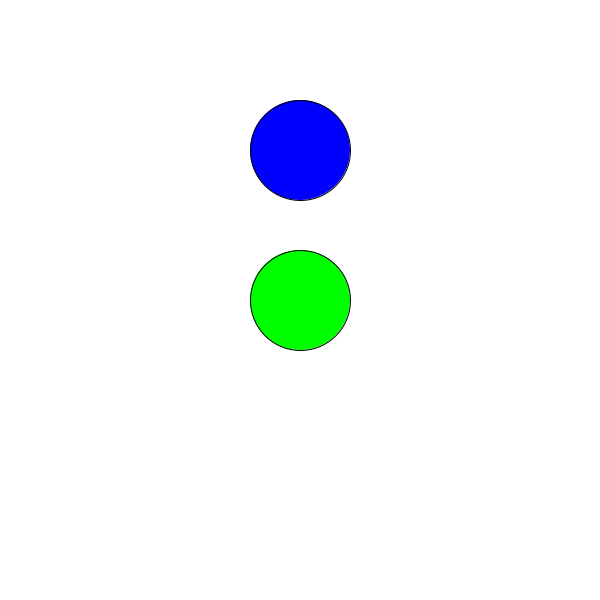
Frame 1 (no input)
Frame 60 (the mouse pressed at the canvas centre just before this capture): identical to frame 1, image omitted
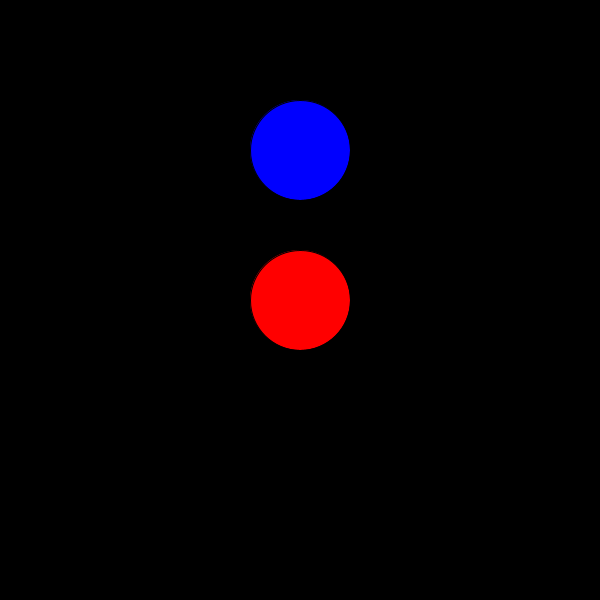
Frame 120 (the mouse held since frame 60 and released just before this capture)

The Processing sketch that drew these frames (run headless with seeded random() and noise(); from frame 60 on, the mouse is pressed at the canvas centre):

// Processing sketch: Interactive_Button
// ── Interactive_Button.pde
int x, y;
int x2, y2;
int size;
float dist;
boolean buttonClicked;
boolean button2Clicked;

void setup(){
  size(600, 600);
  x = width/2;
  y = height/2;
  x2 = width/2;
  y2 = height/4;
  size = 100;
}

void draw(){
 
//button 1

  if(buttonClicked){
    background(0);
    fill(255, 0, 0);
  }else{
    background(255);
    fill(0, 255, 0);
  }

  ellipse(x, y, size, size);
  
//button 2
    if(button2Clicked){
    fill(200, 0, 200);
  }else{
    fill(0, 0, 255);
  }
  ellipse(x2, y2, size, size);
  
  //println(calcDistance(x,y));

}

void mousePressed(){
  if(calcDistance(x,y) <= 50){
    buttonClicked = !buttonClicked;
  }
  
  if(calcDistance(x2,y2) <= 50){
    button2Clicked = !button2Clicked;
  }
}

float calcDistance(int xPos, int yPos){
  dist = dist(mouseX, mouseY, xPos, yPos);
  return dist;
}
